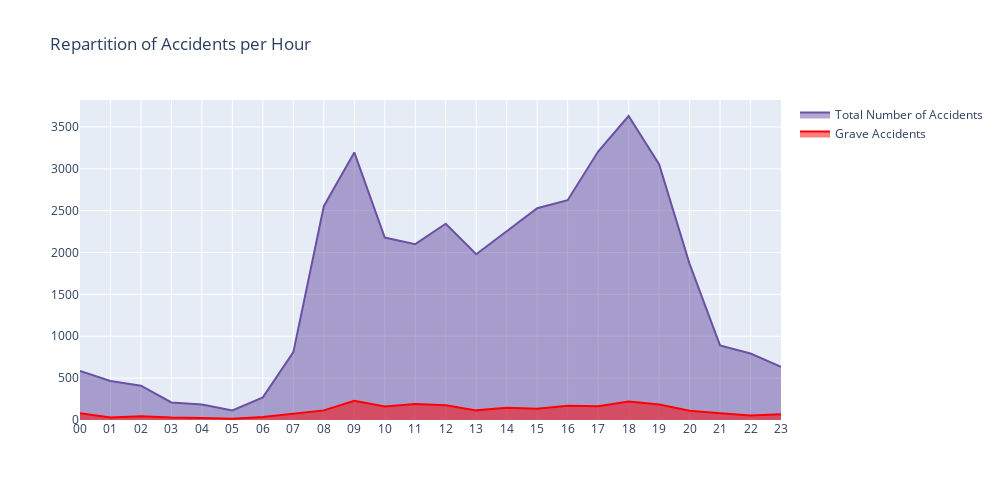

Write notebook code for a chart like this one.
### Markdown cell above
### Hourly

### Code cell
# Préparation de vos données
tempas = data[['Num_Acc' , 'hrmn']]
tempas['hour'] = tempas['hrmn'].apply(lambda x:str(x).zfill(4)[:2])

grave_accs = data[data.grav.isin([2,3])].Num_Acc

tempas['gravity'] = 0
tempas.loc[tempas.Num_Acc.isin(grave_accs),'gravity'] = 1

occs = tempas.drop('hrmn' , axis = 1).groupby('hour' , as_index = False).agg({'Num_Acc' : 'count' , 'gravity' : 'sum'})

# Création des tracés en aires
trace1 = go.Scatter(
    x=list(occs.hour),  # Axe des abscisses
    y=list(occs.Num_Acc),  # Axe des ordonnées
    mode='lines',
    name='Total Number of Accidents',
    fill='tozeroy',
    marker=dict(color='rgb(106,81,163)'),
)

trace2 = go.Scatter(
    x=list(occs.hour),  # Axe des abscisses
    y=list(occs.gravity),  # Axe des ordonnées
    mode='lines',
    name='Grave Accidents',
    fill='tozeroy',
    marker=dict(color='rgb(255,0,0)')
)

# Configuration de la mise en page
layout = go.Layout(
    title='Repartition of Accidents per Hour',
    autosize=False,
    width=1000,
    height=500,
)

# Création de la figure
fig = go.Figure(data=[trace1, trace2], layout=layout)

# Affichage du graphique
fig.show()

### Figure 1 — Plotly figure (JSON) as saved in the notebook; plotly's stock layout.template omitted (floating-point values rounded to 4 significant figures)
{"data": [{"fill": "tozeroy", "marker": {"color": "rgb(106,81,163)"}, "mode": "lines", "name": "Total Number of Accidents", "type": "scatter", "x": ["00", "01", "02", "03", "04", "05", "06", "07", "08", "09", "10", "11", "12", "13", "14", "15", "16", "17", "18", "19", "20", "21", "22", "23"], "y": [585, 465, 410, 210, 185, 115, 270, 810, 2553, 3195, 2179, 2100, 2344, 1979, 2253, 2528, 2624, 3206, 3630, 3054, 1865, 890, 794, 635]}, {"fill": "tozeroy", "marker": {"color": "rgb(255,0,0)"}, "mode": "lines", "name": "Grave Accidents", "type": "scatter", "x": ["00", "01", "02", "03", "04", "05", "06", "07", "08", "09", "10", "11", "12", "13", "14", "15", "16", "17", "18", "19", "20", "21", "22", "23"], "y": [80, 30, 45, 30, 25, 15, 35, 75, 115, 230, 160, 190, 175, 115, 145, 135, 170, 165, 220, 185, 110, 80, 55, 70]}], "layout": {"autosize": false, "height": 500, "title": {"text": "Repartition of Accidents per Hour"}, "width": 1000}}
